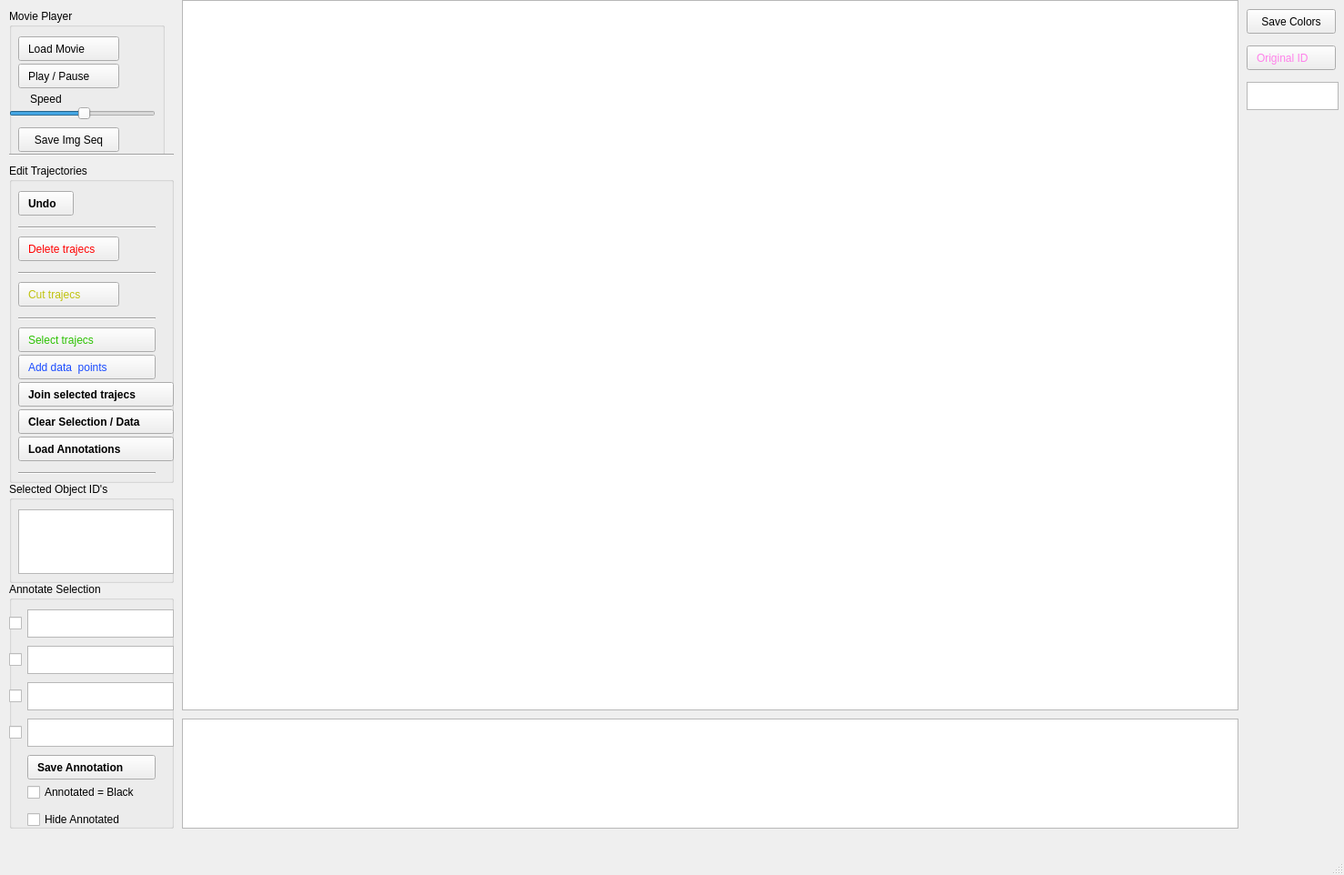
<?xml version="1.0" encoding="UTF-8"?>
<ui version="4.0">
 <class>MainWindow</class>
 <widget class="QMainWindow" name="MainWindow">
  <property name="geometry">
   <rect>
    <x>0</x>
    <y>0</y>
    <width>1477</width>
    <height>962</height>
   </rect>
  </property>
  <property name="windowTitle">
   <string>MainWindow</string>
  </property>
  <widget class="QWidget" name="centralwidget">
   <widget class="PlotWidget" name="qtplot_trajectory">
    <property name="geometry">
     <rect>
      <x>200</x>
      <y>0</y>
      <width>1161</width>
      <height>781</height>
     </rect>
    </property>
   </widget>
   <widget class="PlotWidget" name="qtplot_timetrace">
    <property name="geometry">
     <rect>
      <x>200</x>
      <y>790</y>
      <width>1161</width>
      <height>121</height>
     </rect>
    </property>
   </widget>
   <widget class="QGroupBox" name="groupBox">
    <property name="geometry">
     <rect>
      <x>10</x>
      <y>10</y>
      <width>171</width>
      <height>161</height>
     </rect>
    </property>
    <property name="title">
     <string>Movie Player</string>
    </property>
    <widget class="QPushButton" name="movie_play">
     <property name="geometry">
      <rect>
       <x>10</x>
       <y>30</y>
       <width>111</width>
       <height>27</height>
      </rect>
     </property>
     <property name="styleSheet">
      <string notr="true">text-align: left; padding-left: 10px</string>
     </property>
     <property name="text">
      <string>Load Movie</string>
     </property>
    </widget>
    <widget class="QPushButton" name="movie_pause">
     <property name="geometry">
      <rect>
       <x>10</x>
       <y>60</y>
       <width>111</width>
       <height>27</height>
      </rect>
     </property>
     <property name="styleSheet">
      <string notr="true">text-align: left; padding-left: 10px</string>
     </property>
     <property name="text">
      <string>Play / Pause</string>
     </property>
    </widget>
    <widget class="QSlider" name="movie_speed">
     <property name="geometry">
      <rect>
       <x>0</x>
       <y>100</y>
       <width>161</width>
       <height>29</height>
      </rect>
     </property>
     <property name="minimum">
      <number>-30</number>
     </property>
     <property name="maximum">
      <number>30</number>
     </property>
     <property name="singleStep">
      <number>1</number>
     </property>
     <property name="value">
      <number>1</number>
     </property>
     <property name="orientation">
      <enum>Qt::Horizontal</enum>
     </property>
    </widget>
    <widget class="QLabel" name="label">
     <property name="geometry">
      <rect>
       <x>10</x>
       <y>90</y>
       <width>66</width>
       <height>17</height>
      </rect>
     </property>
     <property name="styleSheet">
      <string notr="true">text-align: left; padding-left: 10px</string>
     </property>
     <property name="text">
      <string>Speed</string>
     </property>
    </widget>
    <widget class="QPushButton" name="movie_save">
     <property name="geometry">
      <rect>
       <x>10</x>
       <y>130</y>
       <width>111</width>
       <height>27</height>
      </rect>
     </property>
     <property name="text">
      <string>Save Img Seq</string>
     </property>
    </widget>
   </widget>
   <widget class="QGroupBox" name="groupBox_2">
    <property name="geometry">
     <rect>
      <x>10</x>
      <y>180</y>
      <width>181</width>
      <height>351</height>
     </rect>
    </property>
    <property name="title">
     <string>Edit Trajectories</string>
    </property>
    <widget class="QPushButton" name="trajec_delete">
     <property name="geometry">
      <rect>
       <x>10</x>
       <y>80</y>
       <width>111</width>
       <height>27</height>
      </rect>
     </property>
     <property name="styleSheet">
      <string notr="true">color: rgb(255, 2, 2); text-align: left; padding-left: 10px</string>
     </property>
     <property name="text">
      <string>Delete trajecs</string>
     </property>
    </widget>
    <widget class="QPushButton" name="trajec_cut">
     <property name="geometry">
      <rect>
       <x>10</x>
       <y>130</y>
       <width>111</width>
       <height>27</height>
      </rect>
     </property>
     <property name="styleSheet">
      <string notr="true">color: rgb(191, 194, 12); text-align: left; padding-left: 10px</string>
     </property>
     <property name="text">
      <string>Cut trajecs</string>
     </property>
    </widget>
    <widget class="QPushButton" name="trajec_join_add_data">
     <property name="geometry">
      <rect>
       <x>10</x>
       <y>210</y>
       <width>151</width>
       <height>27</height>
      </rect>
     </property>
     <property name="styleSheet">
      <string notr="true">color: rgb(26, 75, 255); text-align: left; padding-left: 10px</string>
     </property>
     <property name="text">
      <string>Add data  points</string>
     </property>
    </widget>
    <widget class="QPushButton" name="trajec_join_save">
     <property name="geometry">
      <rect>
       <x>10</x>
       <y>240</y>
       <width>171</width>
       <height>27</height>
      </rect>
     </property>
     <property name="styleSheet">
      <string notr="true">font-weight: bold; text-align: left; padding-left: 10px</string>
     </property>
     <property name="text">
      <string>Join selected trajecs</string>
     </property>
    </widget>
    <widget class="QPushButton" name="trajec_undo">
     <property name="geometry">
      <rect>
       <x>10</x>
       <y>30</y>
       <width>61</width>
       <height>27</height>
      </rect>
     </property>
     <property name="styleSheet">
      <string notr="true">font-weight: bold; text-align: left; padding-left: 10px</string>
     </property>
     <property name="text">
      <string>Undo</string>
     </property>
    </widget>
    <widget class="QPushButton" name="trajec_join_collect">
     <property name="geometry">
      <rect>
       <x>10</x>
       <y>180</y>
       <width>151</width>
       <height>27</height>
      </rect>
     </property>
     <property name="styleSheet">
      <string notr="true">color: rgb(43, 193, 1); text-align: left; padding-left: 10px</string>
     </property>
     <property name="text">
      <string>Select trajecs</string>
     </property>
    </widget>
    <widget class="Line" name="line_2">
     <property name="geometry">
      <rect>
       <x>10</x>
       <y>60</y>
       <width>151</width>
       <height>20</height>
      </rect>
     </property>
     <property name="orientation">
      <enum>Qt::Horizontal</enum>
     </property>
    </widget>
    <widget class="Line" name="line_3">
     <property name="geometry">
      <rect>
       <x>10</x>
       <y>110</y>
       <width>151</width>
       <height>20</height>
      </rect>
     </property>
     <property name="orientation">
      <enum>Qt::Horizontal</enum>
     </property>
    </widget>
    <widget class="Line" name="line_4">
     <property name="geometry">
      <rect>
       <x>10</x>
       <y>160</y>
       <width>151</width>
       <height>20</height>
      </rect>
     </property>
     <property name="orientation">
      <enum>Qt::Horizontal</enum>
     </property>
    </widget>
    <widget class="Line" name="line_5">
     <property name="geometry">
      <rect>
       <x>10</x>
       <y>330</y>
       <width>151</width>
       <height>20</height>
      </rect>
     </property>
     <property name="orientation">
      <enum>Qt::Horizontal</enum>
     </property>
    </widget>
    <widget class="QPushButton" name="trajec_join_clear">
     <property name="geometry">
      <rect>
       <x>10</x>
       <y>270</y>
       <width>171</width>
       <height>27</height>
      </rect>
     </property>
     <property name="styleSheet">
      <string notr="true">font-weight: bold; text-align: left; padding-left: 10px</string>
     </property>
     <property name="text">
      <string>Clear Selection / Data</string>
     </property>
    </widget>
    <widget class="QPushButton" name="load_annotations">
     <property name="geometry">
      <rect>
       <x>10</x>
       <y>300</y>
       <width>171</width>
       <height>27</height>
      </rect>
     </property>
     <property name="styleSheet">
      <string notr="true">font-weight: bold; text-align: left; padding-left: 10px</string>
     </property>
     <property name="text">
      <string>Load Annotations</string>
     </property>
    </widget>
   </widget>
   <widget class="Line" name="line">
    <property name="geometry">
     <rect>
      <x>10</x>
      <y>160</y>
      <width>181</width>
      <height>20</height>
     </rect>
    </property>
    <property name="orientation">
     <enum>Qt::Horizontal</enum>
    </property>
   </widget>
   <widget class="QGroupBox" name="groupBox_3">
    <property name="geometry">
     <rect>
      <x>10</x>
      <y>640</y>
      <width>181</width>
      <height>271</height>
     </rect>
    </property>
    <property name="title">
     <string>Annotate Selection</string>
    </property>
    <widget class="QPushButton" name="save_annotation">
     <property name="geometry">
      <rect>
       <x>20</x>
       <y>190</y>
       <width>141</width>
       <height>27</height>
      </rect>
     </property>
     <property name="styleSheet">
      <string notr="true">font-weight: bold; text-align: left; padding-left: 10px</string>
     </property>
     <property name="text">
      <string>Save Annotation</string>
     </property>
    </widget>
    <widget class="QCheckBox" name="annotated_color_checkbox">
     <property name="geometry">
      <rect>
       <x>20</x>
       <y>220</y>
       <width>151</width>
       <height>22</height>
      </rect>
     </property>
     <property name="text">
      <string>Annotated = Black</string>
     </property>
    </widget>
    <widget class="QCheckBox" name="annotated_checkbox_1">
     <property name="geometry">
      <rect>
       <x>0</x>
       <y>30</y>
       <width>171</width>
       <height>31</height>
      </rect>
     </property>
     <property name="text">
      <string/>
     </property>
    </widget>
    <widget class="QPlainTextEdit" name="annotated_text_1">
     <property name="geometry">
      <rect>
       <x>20</x>
       <y>30</y>
       <width>161</width>
       <height>31</height>
      </rect>
     </property>
     <property name="plainText">
      <string/>
     </property>
    </widget>
    <widget class="QCheckBox" name="annotated_checkbox_2">
     <property name="geometry">
      <rect>
       <x>0</x>
       <y>70</y>
       <width>171</width>
       <height>31</height>
      </rect>
     </property>
     <property name="text">
      <string/>
     </property>
    </widget>
    <widget class="QPlainTextEdit" name="annotated_text_2">
     <property name="geometry">
      <rect>
       <x>20</x>
       <y>70</y>
       <width>161</width>
       <height>31</height>
      </rect>
     </property>
     <property name="plainText">
      <string/>
     </property>
    </widget>
    <widget class="QCheckBox" name="annotated_checkbox_3">
     <property name="geometry">
      <rect>
       <x>0</x>
       <y>110</y>
       <width>171</width>
       <height>31</height>
      </rect>
     </property>
     <property name="text">
      <string/>
     </property>
    </widget>
    <widget class="QPlainTextEdit" name="annotated_text_3">
     <property name="geometry">
      <rect>
       <x>20</x>
       <y>110</y>
       <width>161</width>
       <height>31</height>
      </rect>
     </property>
     <property name="plainText">
      <string/>
     </property>
    </widget>
    <widget class="QCheckBox" name="annotated_checkbox_4">
     <property name="geometry">
      <rect>
       <x>0</x>
       <y>150</y>
       <width>171</width>
       <height>31</height>
      </rect>
     </property>
     <property name="text">
      <string/>
     </property>
    </widget>
    <widget class="QPlainTextEdit" name="annotated_text_4">
     <property name="geometry">
      <rect>
       <x>20</x>
       <y>150</y>
       <width>161</width>
       <height>31</height>
      </rect>
     </property>
     <property name="plainText">
      <string/>
     </property>
    </widget>
    <widget class="QCheckBox" name="annotated_hide_checkbox">
     <property name="geometry">
      <rect>
       <x>20</x>
       <y>250</y>
       <width>151</width>
       <height>22</height>
      </rect>
     </property>
     <property name="text">
      <string>Hide Annotated</string>
     </property>
    </widget>
   </widget>
   <widget class="QGroupBox" name="groupBox_4">
    <property name="geometry">
     <rect>
      <x>10</x>
      <y>530</y>
      <width>181</width>
      <height>111</height>
     </rect>
    </property>
    <property name="title">
     <string>Selected Object ID's</string>
    </property>
    <widget class="QPlainTextEdit" name="qttext_selected_objids">
     <property name="geometry">
      <rect>
       <x>10</x>
       <y>30</y>
       <width>171</width>
       <height>71</height>
      </rect>
     </property>
    </widget>
   </widget>
   <widget class="QPushButton" name="save_colors">
    <property name="geometry">
     <rect>
      <x>1370</x>
      <y>10</y>
      <width>98</width>
      <height>27</height>
     </rect>
    </property>
    <property name="text">
     <string>Save Colors</string>
    </property>
   </widget>
   <widget class="QPushButton" name="get_original_objid">
    <property name="geometry">
     <rect>
      <x>1370</x>
      <y>50</y>
      <width>98</width>
      <height>27</height>
     </rect>
    </property>
    <property name="styleSheet">
     <string notr="true">color: rgb(255, 129, 234); text-align: left; padding-left: 10px</string>
    </property>
    <property name="text">
     <string>Original ID</string>
    </property>
   </widget>
   <widget class="QPlainTextEdit" name="qttext_show_original_objid">
    <property name="geometry">
     <rect>
      <x>1370</x>
      <y>90</y>
      <width>101</width>
      <height>31</height>
     </rect>
    </property>
   </widget>
  </widget>
  <widget class="QMenuBar" name="menubar">
   <property name="geometry">
    <rect>
     <x>0</x>
     <y>0</y>
     <width>1477</width>
     <height>25</height>
    </rect>
   </property>
  </widget>
  <widget class="QStatusBar" name="statusbar"/>
 </widget>
 <customwidgets>
  <customwidget>
   <class>PlotWidget</class>
   <extends>QGraphicsView</extends>
   <header>pyqtgraph</header>
  </customwidget>
 </customwidgets>
 <resources/>
 <connections/>
</ui>
